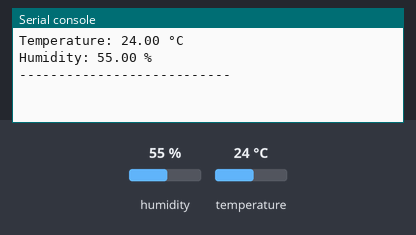
Bench run of a program on a simulated MicroPython board. Shown: the last lines printed to the serial console. Inputs (shaded band) come from the test bench; at power-on: humidity 55 %, temperature 24 °C.

Above: at 1.2 s.
1.3 s: humidity set to 22 %
At 5.4 s:
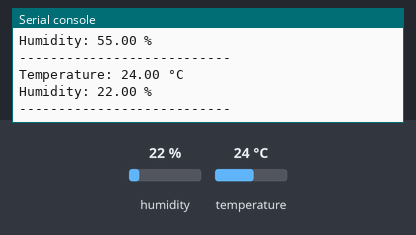
7.3 s: temperature set to 12 °C
At 11.3 s:
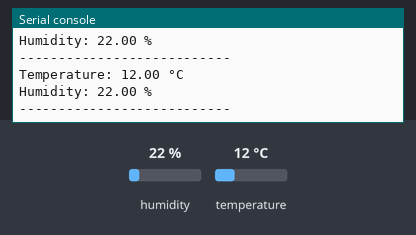
13.3 s: humidity set to 40 %
At 15.9 s:
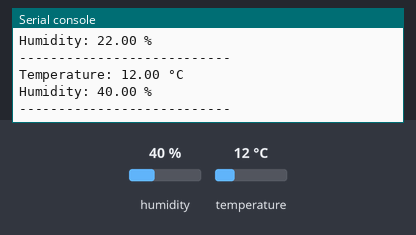
Timing chart, 0 to 17.4 s (numbered marks = the images above; inputs shaded):
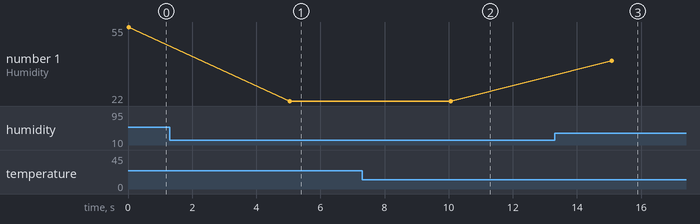

The program:

task1.py
```python
import time
from machine import Pin
import dht

# DHT22 connected to GPIO4 (D4)
sensor = dht.DHT22(Pin(4))

while True:
    try:
        sensor.measure()
        temperature = sensor.temperature()
        humidity = sensor.humidity()

        print("Temperature: {:.2f} °C".format(temperature))
        print("Humidity: {:.2f} %".format(humidity))
        print("---------------------------")

    except Exception as e:
        print("Sensor error:", e)

    time.sleep(5)
```

Measured:
- after the input at 1.3 s, the serial console: prints a new line after 3.7 s (image 1)
- after the input at 7.3 s, the serial console: prints a new line after 2.8 s (image 2)
- after the input at 13.3 s, the serial console: prints a new line after 1.8 s (image 3)
- plotted number 1: 55 → 22 after the input at 1.3 s, 22 → 40 after the input at 13.3 s
